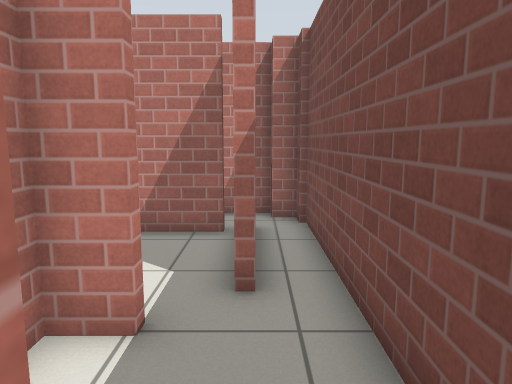
[1] (above)

23 first-person views from a walk through a world built for the Gazebo simulator. The camera is 1.1 m above the floor, tilts 8° down and sees 70° across. Floor lines are 1 m apart. The floor is counted in squares, 0.5 m on a side. Each view is taken from the middle of a square. On the plan, view 1 faces up. The plan holds only what a view shows up to about 19 squares ahead; the rest is blank. Simple patterns stand in for the simulator's built-in surfaces.

[2]
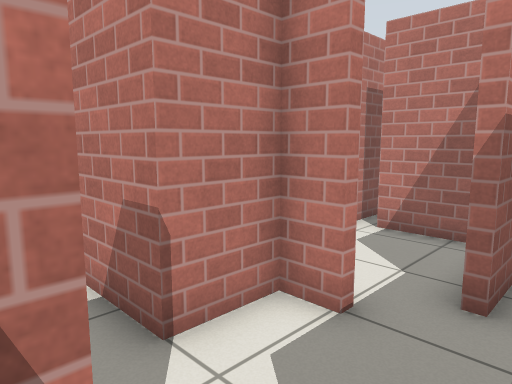

[3]
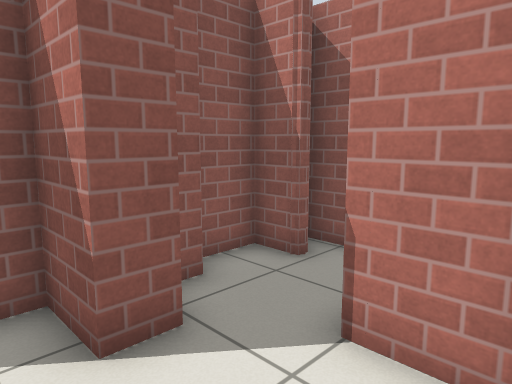

[4]
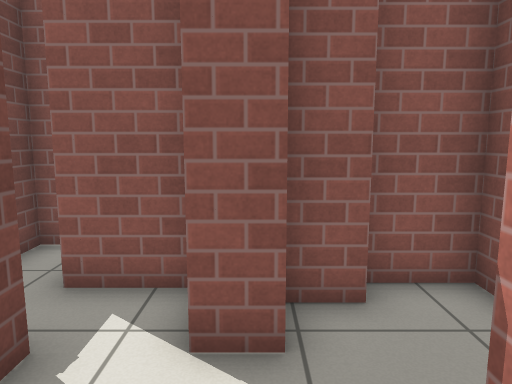

[5]
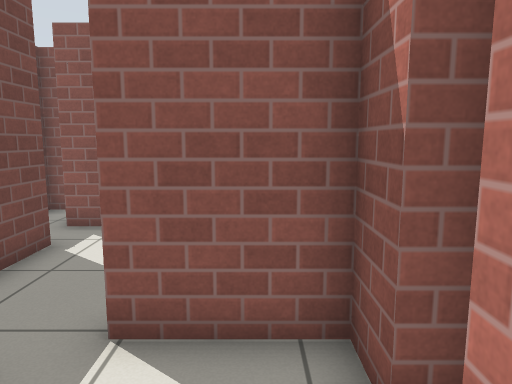

[6]
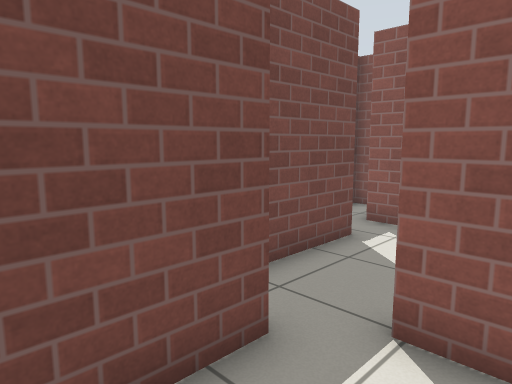

[7]
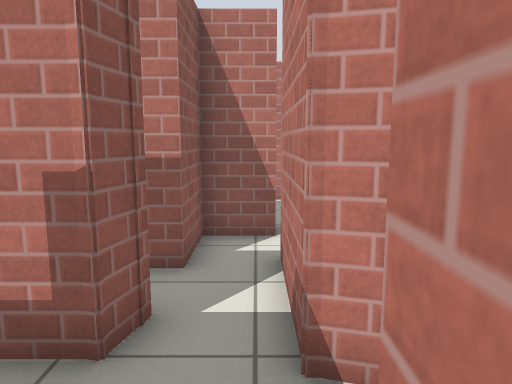

[8]
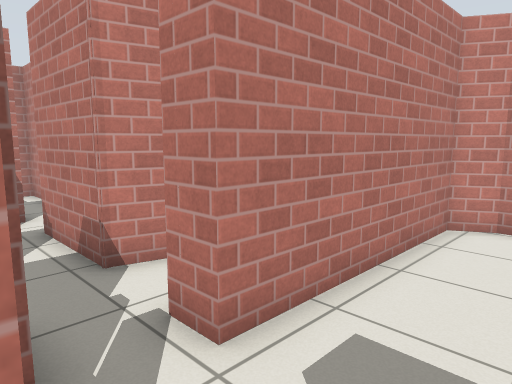

[9]
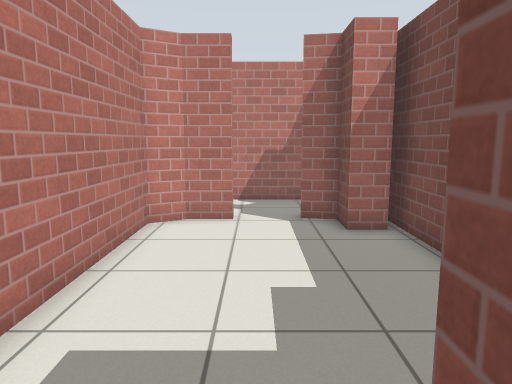

[10]
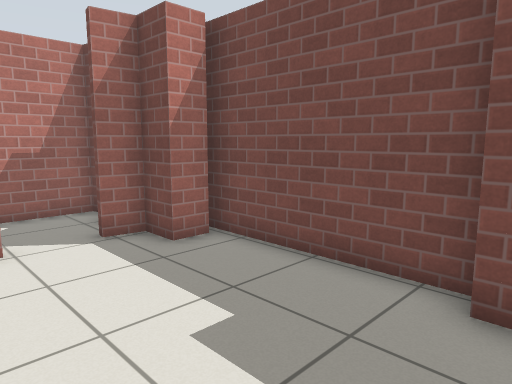

[11]
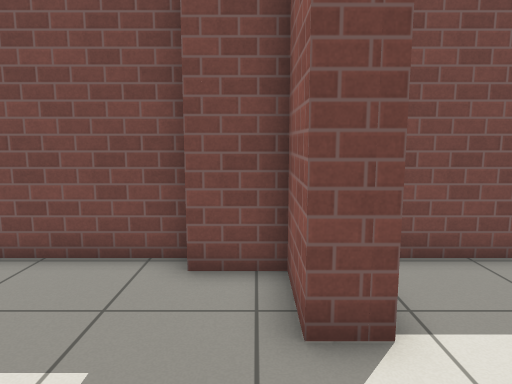

[12]
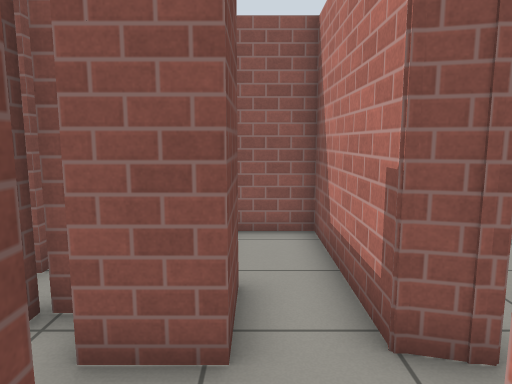

[13]
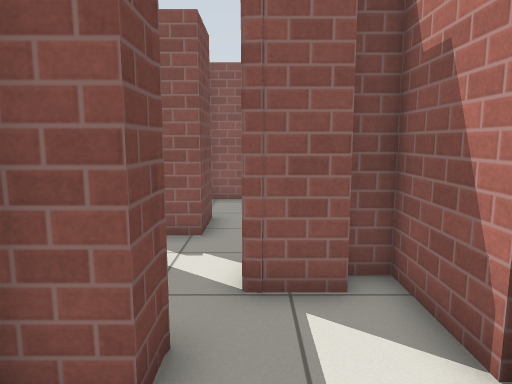

[14]
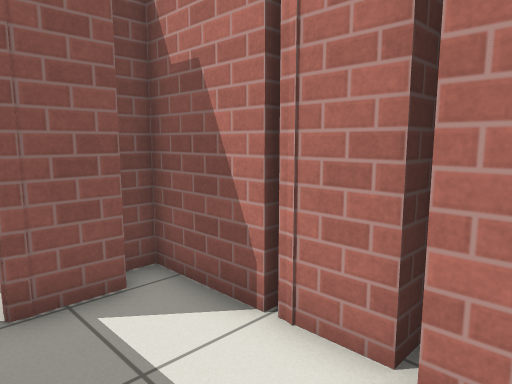

[15]
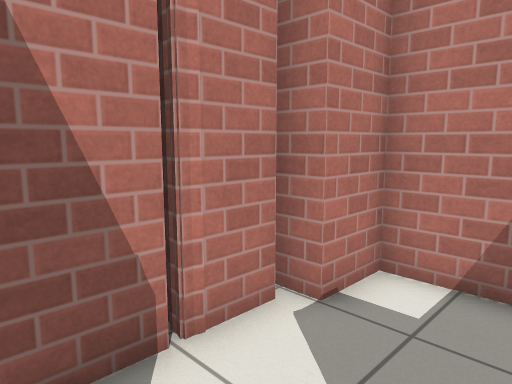

[16]
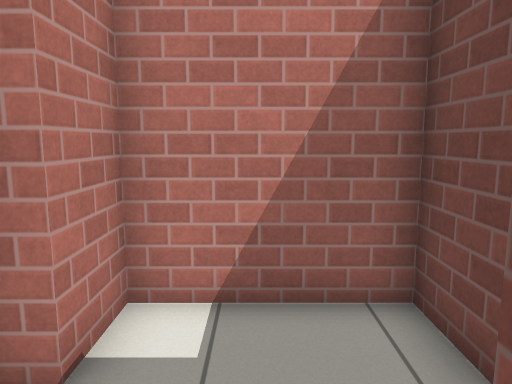

[17]
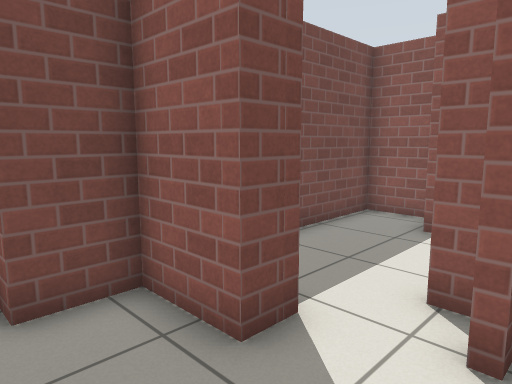

[18]
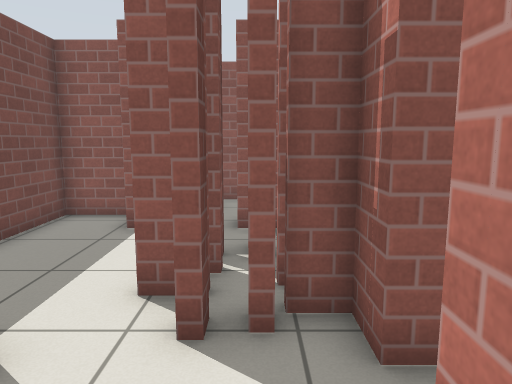

[19]
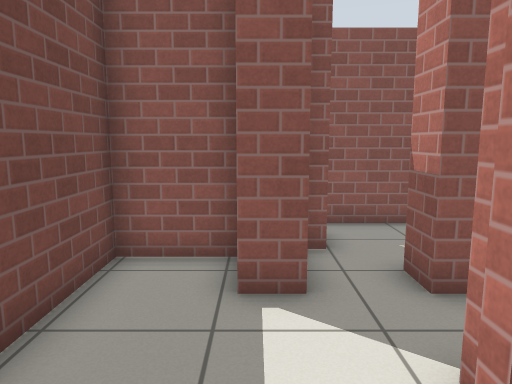

[20]
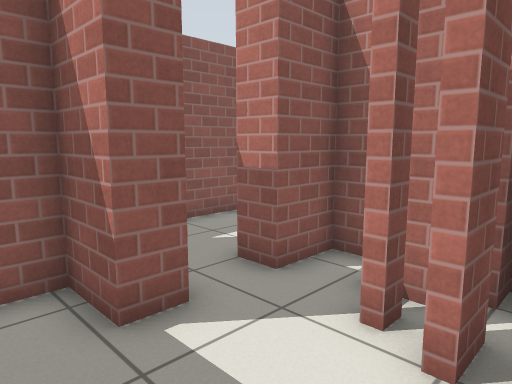

[21]
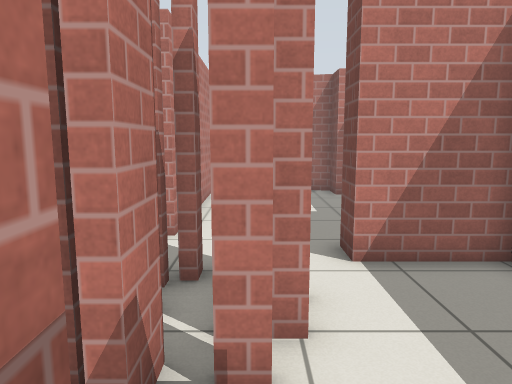

[22]
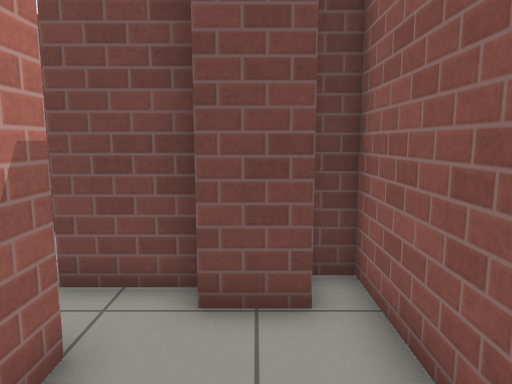

[23]
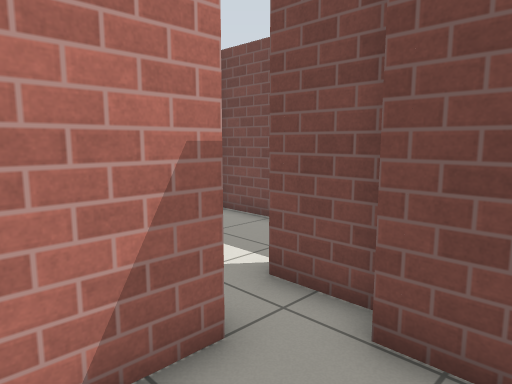

### Floor plan
Key: @ floor where view 1 was taken; # wall or solid block; x gap in a wall; . floor; T thing the floor can be seen under or through.
Columns run from 6 left of view 1 to 15 right of it. Each row starts with its distance up from view 1.
 12                 #####
 11      ##         ....#
 10   #  .###       ....
  9   ###x#.#       ....
  8   #...#.#########..###
  7   #...#.##...##.....##
  6  #  ..#.##...##......#
  5  ##.....##.. ##......#
  4   ###...#...###......#
  3    #....##... #......#
  2 ####....####. #......#
  1 #.......####.##.....##
  0 ##...#@.............#
 -1 ##..##............####
 -2  #######..#..#TTT....#
 -3         ..#..#TTT....#
 -4         .##.. TTT....#
 -5           #.. #TT....#
 -6           #.. #......#
 -7           ######.....#
 -8              ###..#..#
 -9               ...#####
-10             . ...##
-11              .....#
-12             #######

Positions as (right, up) in squares from view 1, and headings:
1: (0, 0), facing up
2: (1, 0), facing up-left
3: (1, 4), facing down-left
4: (-1, 4), facing down
5: (-3, 8), facing down
6: (-3, 8), facing down-right
7: (8, 0), facing left
8: (11, -2), facing up-left
9: (11, -2), facing up
10: (9, 0), facing up-right
11: (8, 0), facing right
12: (6, 2), facing down
13: (5, 7), facing down
14: (6, 7), facing down-left
15: (6, 2), facing up-left
16: (5, 3), facing up
17: (9, 2), facing down-right
18: (9, 2), facing down
19: (12, -2), facing down
20: (14, -3), facing down-left
21: (10, -8), facing up
22: (6, -10), facing right
23: (7, -11), facing up-right
